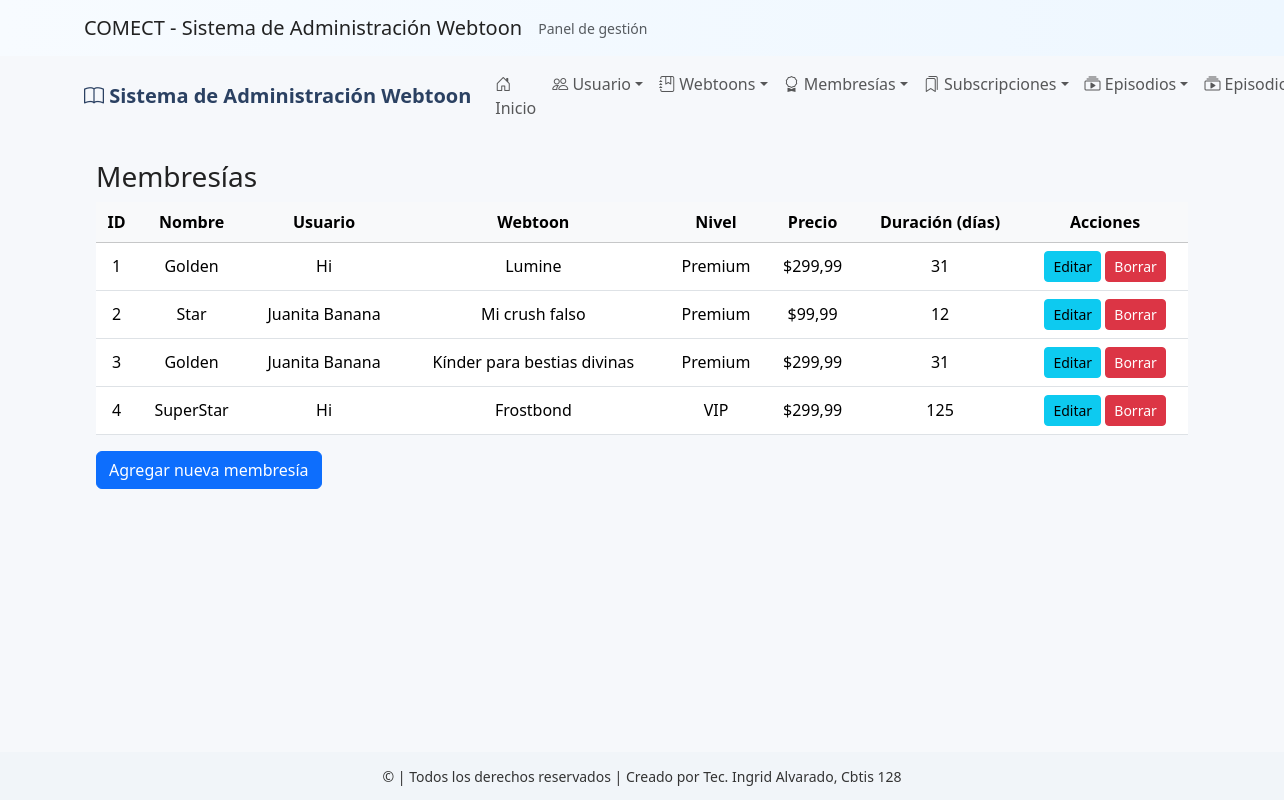
The page /ver_membresia/ on the database its author committed.
### app_Webtoon/models.py (models this page shows, shortened)
class Membresia(models.Model):
    nombre = models.CharField(max_length=50)
    descripcion = models.TextField()
    precio = models.DecimalField(max_digits=6, decimal_places=2)
    duracion_dias = models.IntegerField()
    beneficios = models.TextField()
    nivel = models.CharField(max_length=20, choices=[
        ('Basico', 'Basico'),
        ('Premium', 'Premium'),
        ('VIP', 'VIP')
    ], default='Basico')
    usuario = models.ForeignKey(Usuario, on_delete=models.CASCADE)
    webtoon = models.ForeignKey(Webtoon, on_delete=models.CASCADE)

class Usuario(models.Model):
    nombre_usuario = models.CharField(max_length=50)
    email = models.EmailField(unique=True)
    contraseña = models.CharField(max_length=128)
    fecha_registro = models.DateTimeField(auto_now_add=True)
    avatar = models.CharField(max_length=255, null=True, blank=True)
    biografia = models.TextField(blank=True, null=True)
    tipo_usuario = models.CharField(
        max_length=20,
        choices=[
            ('Lector', 'Lector'),
            ('Autor', 'Autor'),
            ('Admin', 'Admin')
        ],
        default='Lector'
    )

class Webtoon(models.Model):
    titulo = models.CharField(max_length=100)
    descripcion = models.TextField()
    genero = models.CharField(max_length=50)
    fecha_publicacion = models.DateField()
    portada = models.CharField(max_length=255, blank=True, null=True)
    estado = models.CharField(max_length=20, choices=[
        ('En curso', 'En curso'),
        ('Finalizado', 'Finalizado'),
        ('Hiato', 'Hiato')
    ], default='En curso')
    autor = models.ForeignKey(Usuario, on_delete=models.CASCADE, related_name='webtoons')

### app_Webtoon/views.py (the view)
# urls.py: path('ver_membresia/', views.ver_membresia, name='ver_membresia'),
def ver_membresia(request):
    membresias = Membresia.objects.all().order_by('id')
    return render(request, 'membresia/ver_membresia.html', {'membresias': membresias})

### app_Webtoon/templates/membresia/ver_membresia.html
{% extends 'base.html' %}
{% block content %}
<div class="container mt-4">
  <h3>Membresías</h3>
  <table class="table table-hover align-middle text-center">
    <thead class="table-light">
      <tr>
        <th>ID</th>
        <th>Nombre</th>
        <th>Usuario</th>
        <th>Webtoon</th>
        <th>Nivel</th>
        <th>Precio</th>
        <th>Duración (días)</th>
        <th>Acciones</th>
      </tr>
    </thead>
    <tbody>
      {% for m in membresias %}
      <tr>
        <td>{{ m.id }}</td>
        <td>{{ m.nombre }}</td>
        <td>{{ m.usuario.nombre_usuario }}</td>
        <td>{{ m.webtoon.titulo }}</td>
        <td>{{ m.nivel }}</td>
        <td>${{ m.precio }}</td>
        <td>{{ m.duracion_dias }}</td>
        <td>
          <a class="btn btn-sm btn-info" href="{% url 'app_Webtoon:actualizar_membresia' m.id %}">Editar</a>
          <a class="btn btn-sm btn-danger" href="{% url 'app_Webtoon:borrar_membresia' m.id %}">Borrar</a>
        </td>
      </tr>
      {% empty %}
      <tr><td colspan="8" class="text-muted">No hay membresías registradas</td></tr>
      {% endfor %}
    </tbody>
  </table>
  <a class="btn btn-primary" href="{% url 'app_Webtoon:agregar_membresia' %}">Agregar nueva membresía</a>
</div>
{% endblock %}

### app_Webtoon/templates/base.html (shortened to what this page needs)
<!doctype html>
<html lang="es">
    <head>
        <link href="https://cdn.jsdelivr.net/npm/bootstrap@5.3.2/dist/css/bootstrap.min.css" rel="stylesheet">
        <link href="https://cdn.jsdelivr.net/npm/bootstrap-icons@1.11.3/font/bootstrap-icons.css" rel="stylesheet">
    </head>
    <body>
    {% include 'header.html' %}
    {% include 'navbar.html' %}
    <main class="container container-main mt-4">
        {% block content %}{% endblock %}
    </main>
    {% include 'footer.html' %}
    </body>
</html>

### app_Webtoon/templates/header.html
<header class="py-3" style="background: linear-gradient(90deg,#f7fbff,#eef7ff);">
    <div class="container d-flex align-items-center">
        <h1 class="me-3 mb-0" style="font-size:1.25rem;">COMECT - Sistema de Administración Webtoon</h1>
        <small class="text-muted">Panel de gestión</small>
    </div>
</header>

### app_Webtoon/templates/navbar.html (shortened to what this page needs)
<nav class="navbar navbar-expand-lg navbar-light" style="background:transparent;">
    <div class="container">
      <a class="navbar-brand" href="{% url 'app_Webtoon:inicio' %}">
        <i class="bi bi-book"></i> Sistema de Administración Webtoon
      </a>
      <div class="collapse navbar-collapse" id="navmenu">
        <ul class="navbar-nav ms-auto">
          <li class="nav-item"><a class="nav-link" href="{% url 'app_Webtoon:inicio' %}"><i class="bi bi-house-door"></i> Inicio</a></li>
          <li class="nav-item dropdown">
            <a class="nav-link dropdown-toggle" href="#" data-bs-toggle="dropdown"><i class="bi bi-people"></i> Usuario</a>
          </li>
          <li class="nav-item dropdown">
            <a class="nav-link dropdown-toggle" href="#" data-bs-toggle="dropdown"><i class="bi bi-journal-bookmark"></i> Webtoons</a>
          </li>
          <li class="nav-item dropdown">
            <a class="nav-link dropdown-toggle" href="#" data-bs-toggle="dropdown"><i class="bi bi-award"></i> Membresías</a>
          </li>
          <li class="nav-item dropdown">
            <a class="nav-link dropdown-toggle" href="#" data-bs-toggle="dropdown"><i class="bi bi-bookmarks"></i> Subscripciones</a>
          </li>
          <li class="nav-item dropdown">
            <a class="nav-link dropdown-toggle" href="#" data-bs-toggle="dropdown"><i class="bi bi-collection-play"></i> Episodios</a>
          </li>
          <li class="nav-item dropdown">
            <a class="nav-link dropdown-toggle" href="#" data-bs-toggle="dropdown"><i class="bi bi-collection-play"></i> Episodios</a>
          </li>
        </ul>
        </div>
        </div>
    </nav>

### app_Webtoon/templates/footer.html
<footer class="text-center">
    <div class="container">
        <small>© {{ now.year }} | Todos los derechos reservados | Creado por Tec. Ingrid Alvarado, Cbtis 128</small>
    </div>
</footer>

### app_Webtoon/templates/base.html (style rules this page uses)
:root { --bg-soft:#f6f8fb; --card:#ffffff; --accent:#7aa7d9; --muted:#6b7280; }
body { background: var(--bg-soft); color: #222; }
.navbar-brand { font-weight:700; color: #2b4162; }
footer { background: #f1f5f9; padding: 12px 0; color: #333; position: fixed; bottom: 0; width:100%; }
.container-main { padding-bottom: 80px; }

### rows shown on the page
Membresia: id "1", nombre "Golden", usuario.nombre_usuario "Hi", webtoon.titulo "Lumine", nivel "Premium", precio "299,99", duracion_dias "31"
Membresia: id "2", nombre "Star", usuario.nombre_usuario "Juanita Banana", webtoon.titulo "Mi crush falso", nivel "Premium", precio "99,99", duracion_dias "12"
Membresia: id "3", nombre "Golden", usuario.nombre_usuario "Juanita Banana", webtoon.titulo "Kínder para bestias divinas", nivel "Premium", precio "299,99", duracion_dias "31"
Membresia: id "4", nombre "SuperStar", usuario.nombre_usuario "Hi", webtoon.titulo "Frostbond", nivel "VIP", precio "299,99", duracion_dias "125"
